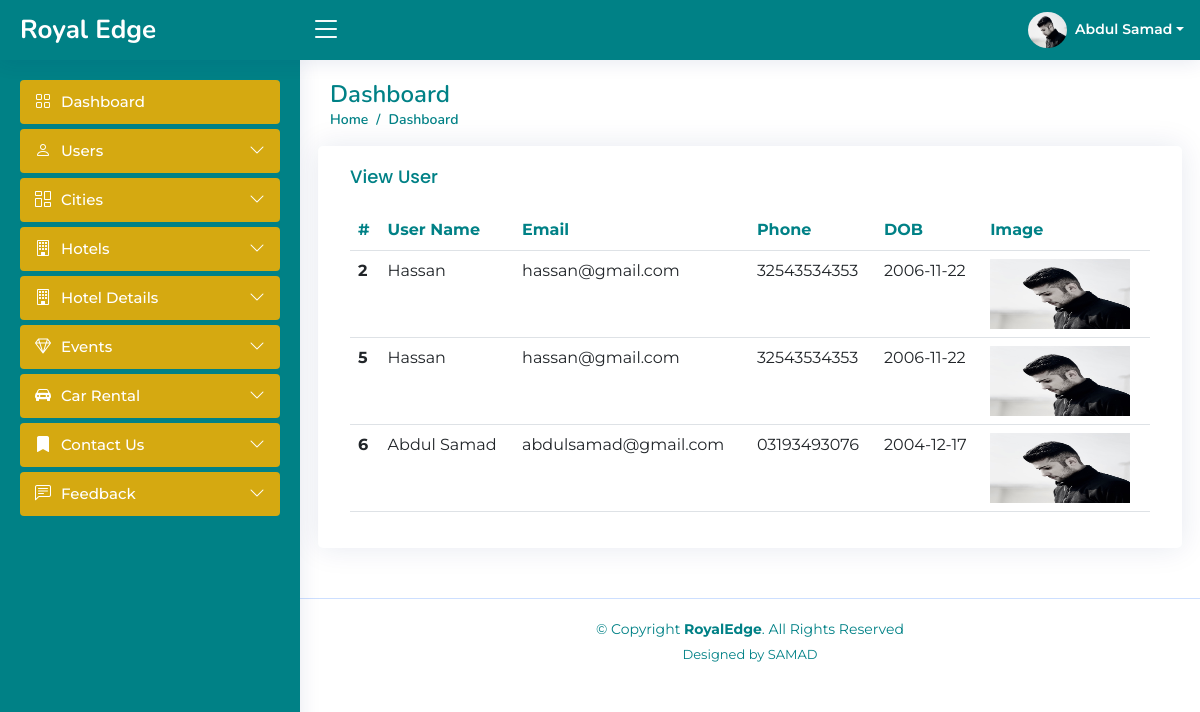
Screenshot of /Frontend/Admin/Dashboard/viewuser.php with the database file from the repository.
### Frontend/Admin/Dashboard/viewuser.php (the view, shortened to what this page needs)
<!DOCTYPE html>
<html lang="en">
<head>
  <link href="assets/vendor/bootstrap/css/bootstrap.min.css" rel="stylesheet">
  <link href="assets/vendor/bootstrap-icons/bootstrap-icons.css" rel="stylesheet">
  <link href="assets/vendor/boxicons/css/boxicons.min.css" rel="stylesheet">
  <link href="assets/vendor/quill/quill.snow.css" rel="stylesheet">
  <link href="assets/vendor/quill/quill.bubble.css" rel="stylesheet">
  <link href="assets/vendor/remixicon/remixicon.css" rel="stylesheet">
  <link href="assets/vendor/simple-datatables/style.css" rel="stylesheet">
  <link href="assets/css/style.css" rel="stylesheet">
</head>
<body>
 <?php
  include('./header.php');
  ?>
  <?php
  include('./sidebar.php');
  ?>
  <main id="main" class="main">
    <div class="pagetitle">
      <h1>Dashboard</h1>
      <nav>
        <ol class="breadcrumb">
          <li class="breadcrumb-item"><a href="index.php">Home</a></li>
          <li class="breadcrumb-item active">Dashboard</li>
        </ol>
      </nav>
    </div>
    <section class="section dashboard">
      <div class="row">
        <div class="col-lg-12">
          <div class="row">
<div class="card">
  <div class="card-body">
    <h5 class="card-title">View User</h5>
    <table class="table table-hover">
      <thead class="samad-dashborad-header">
        <tr>
          <th scope="col">#</th>
          <th scope="col">User Name</th>
          <th scope="col">Email</th>
          <th scope="col">Phone</th>
          <th scope="col">DOB</th>
          <th scope="col">Image</th>
        </tr>
      </thead>
      <tbody>
      <?php
        $query = "SELECT * FROM `user-account`";
        $query_run = mysqli_query($conn,$query);
        while($row = mysqli_fetch_assoc($query_run)){
        ?>
        <tr>
          <th scope="row"><?php echo $row['uid'] ?></th>
          <td><?php echo $row['username'] ?></td>
          <td><?php echo $row['useremail'] ?></td>
          <td><?php echo $row['userphone-no'] ?></td>
          <td><?php echo $row['userdob'] ?></td>
          <td><img src="../../Admin/Dashboard/upload/<?php echo $row['userpicture'] ?>" alt="Image" height="70" width="140"></td>
        </tr>
        <?php
        }
       ?>
      </tbody>
    </table>
  </div>
</div>
          </div>
        </div>
      </div>
    </section>
  </main>
  <?php
  include('./footer.php');
  ?>
</body>
</html>

### Frontend/Admin/Dashboard/assets/css/style.css (style rules this page uses)
:root { scroll-behavior: smooth; }
body { font-family: "Montserrat", sans-serif; }
a { color: #008186; text-decoration: none; }
h1, h2, h3, h4, h5, h6 { font-family: "Nunito", sans-serif; }
#main { margin-top: 60px; padding: 20px 30px; transition: all 0.3s; }
.pagetitle { margin-bottom: 10px; }
.pagetitle h1 { font-size: 24px; margin-bottom: 0; font-weight: 600; color: #008186; }
.card { margin-bottom: 30px; border: none; border-radius: 5px; box-shadow: 0px 0 30px rgba(1, 41, 112, 0.1); }
.card-title { padding: 20px 0 15px 0; font-size: 18px; font-weight: 500; color: #008186; font-family: "Poppins", sans-serif; }
.table .samad-dashborad-header th { color: #008186; }
.card-body { padding: 0 20px 20px 20px; }
.breadcrumb { font-size: 14px; font-family: "Nunito", sans-serif; color: #899bbd; font-weight: 600; }
.breadcrumb a { color: #008186; transition: 0.3s; }
.breadcrumb .breadcrumb-item::before { color: #008186; }
.breadcrumb .active { color: #008186; font-weight: 600; }
@media (min-width: 1200px) { #main, #footer { margin-left: 300px; } }

### rows the page displays
user-account: uid "2", username "Hassan", useremail "hassan@gmail.com", value "32543534353", userdob "2006-11-22", userpicture (picture)
user-account: uid "5", username "Hassan", useremail "hassan@gmail.com", value "32543534353", userdob "2006-11-22", userpicture (picture)
user-account: uid "6", username "Abdul Samad", useremail "abdulsamad@gmail.com", value "03193493076", userdob "2004-12-17", userpicture (picture)
